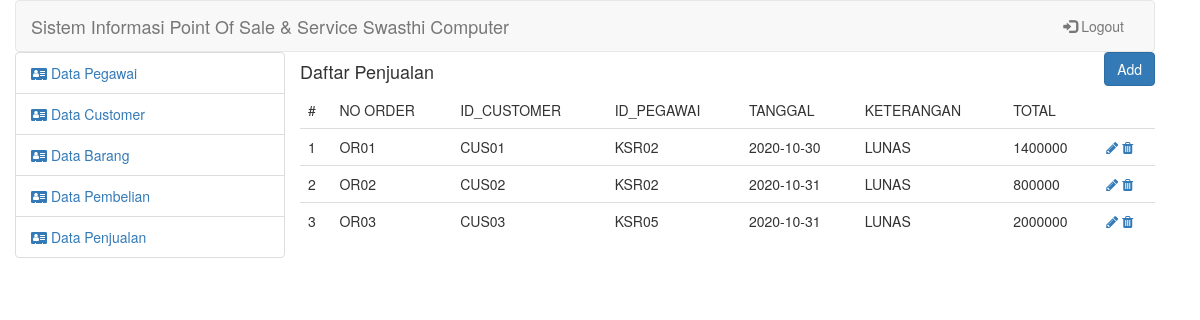
The page /admin/index.php?mod=penjualan (signed in) on the database its author committed.
### tables this page shows
CREATE TABLE `nota_penjualan` (
  `id_penjualan` varchar(45) NOT NULL,
  `no_order` char(11) NOT NULL,
  `id_customer` char(5) NOT NULL,
  `id_pegawai` char(5) NOT NULL,
  `tanggal` date NOT NULL,
  `keterangan` text NOT NULL,
  `total` int(11) NOT NULL
);

### admin/views/penjualan/tampil.php (the view)
<div class="row">
    <div class="pull-left">
        <h4>Daftar Penjualan</h4>
    </div>
    <div class="pull-right">
        <a href="index.php?mod=penjualan&page=add">
            <button class="btn btn-primary">Add</button>
        </a>
    </div>
</div>
<div class="row">
    <table class="table">
        <thead>
            <tr>
                <td>
                    #
                </td>
                <td>NO ORDER</td><td>ID_CUSTOMER</td><td>ID_PEGAWAI</td><td>TANGGAL</td><td>KETERANGAN</td><td>TOTAL</td>
            </tr>
        </thead>
        <tbody>
            <?php if($penjualan != NULL){
                $no=1;
                foreach($penjualan as $row){?>
                    <tr>
                        <td><?=$no;?></td><td><?=$row['no_order']?></td><td><?=$row['id_customer']?></td><td><?=$row['id_pegawai']?></td><td><?=$row['tanggal']?></td><td><?=$row['keterangan']?></td><td><?=$row['total']?></td>
                        <td>
                            <a href="index.php?mod=penjualan&page=edit&id=<?=md5($row['no_order'])?>"><i class="fa fa-pencil"></i> </a>
                            <a href="index.php?mod=penjualan&page=delete&id=<?=md5($row['no_order'])?>"><i class="fa fa-trash"></i> </a>
                        </td>
                    </tr>
               <?php $no++; }
            }?>
        </tbody>
    </table>
</div>

### assets/style.css (style rules this page uses)
body { background-image: url(http://drive.google.com/uc?export=view&id=1D-G080Psj5GM_4Xx8q4UcLxMAjoRAoyY); background-size: cover; }
* { margin: 0px; padding: 0px; text-decoration: none; box-sizing: border-box; }

### rows shown on the page
nota_penjualan: no_order "OR01", id_customer "CUS01", id_pegawai "KSR02", tanggal "2020-10-30", keterangan "LUNAS", total "1400000"
nota_penjualan: no_order "OR02", id_customer "CUS02", id_pegawai "KSR02", tanggal "2020-10-31", keterangan "LUNAS", total "800000"
nota_penjualan: no_order "OR03", id_customer "CUS03", id_pegawai "KSR05", tanggal "2020-10-31", keterangan "LUNAS", total "2000000"
